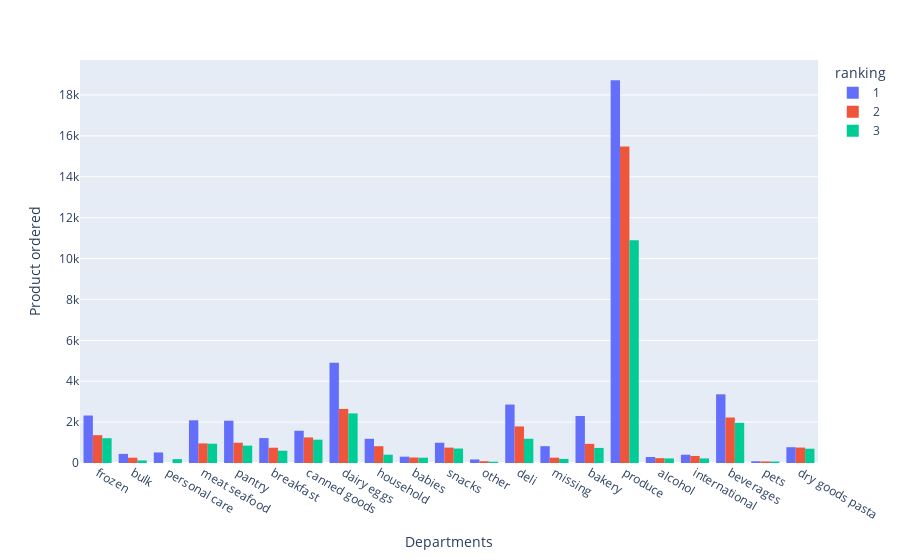

Notebook code cell kept with this figure:
### Code cell
# Bar plot viz

import plotly.express as px
import plotly.graph_objects as go

Q2_df_pd = Q2_df.toPandas()
fig = px.histogram(Q2_df_pd,
             x="department",
             y="order_count",
             barmode='group',
            color='ranking',
            hover_name="product_name")
fig.update_layout(xaxis_title='Departments', yaxis_title='Product ordered')
fig.show()

### Figure 1 — Plotly figure (JSON) as saved in the notebook; plotly's stock layout.template omitted (floating-point values rounded to 4 significant figures)
{"data": [{"alignmentgroup": "True", "bingroup": "x", "histfunc": "sum", "hovertemplate": "ranking=1<br>department=%{x}<br>sum of order_count=%{y}<extra></extra>", "legendgroup": "1", "marker": {"color": "#636efa", "pattern": {"shape": ""}}, "name": "1", "offsetgroup": "1", "orientation": "v", "showlegend": true, "type": "histogram", "x": ["frozen", "bulk", "personal care", "personal care", "meat seafood", "pantry", "breakfast", "canned goods", "dairy eggs", "household", "babies", "snacks", "other", "deli", "missing", "bakery", "produce", "alcohol", "international", "beverages", "pets", "dry goods pasta"], "xaxis": "x", "y": [2323, 446, 258, 258, 2088, 2068, 1218, 1576, 4908, 1183, 310, 991, 174, 2858, 823, 2298, 18726, 295, 405, 3359, 84, 772], "yaxis": "y"}, {"alignmentgroup": "True", "bingroup": "x", "histfunc": "sum", "hovertemplate": "ranking=2<br>department=%{x}<br>sum of order_count=%{y}<extra></extra>", "legendgroup": "2", "marker": {"color": "#EF553B", "pattern": {"shape": ""}}, "name": "2", "offsetgroup": "2", "orientation": "v", "showlegend": true, "type": "histogram", "x": ["frozen", "bulk", "meat seafood", "pantry", "breakfast", "canned goods", "dairy eggs", "household", "babies", "snacks", "other", "deli", "missing", "bakery", "produce", "alcohol", "international", "beverages", "pets", "dry goods pasta"], "xaxis": "x", "y": [1361, 259, 958, 991, 747, 1250, 2646, 821, 268, 753, 86, 1788, 261, 938, 15480, 237, 345, 2225, 76, 754], "yaxis": "y"}, {"alignmentgroup": "True", "bingroup": "x", "histfunc": "sum", "hovertemplate": "ranking=3<br>department=%{x}<br>sum of order_count=%{y}<extra></extra>", "legendgroup": "3", "marker": {"color": "#00cc96", "pattern": {"shape": ""}}, "name": "3", "offsetgroup": "3", "orientation": "v", "showlegend": true, "type": "histogram", "x": ["frozen", "bulk", "personal care", "meat seafood", "pantry", "breakfast", "canned goods", "dairy eggs", "household", "babies", "snacks", "other", "deli", "missing", "bakery", "produce", "alcohol", "international", "beverages", "pets", "dry goods pasta"], "xaxis": "x", "y": [1213, 125, 191, 943, 850, 600, 1141, 2424, 407, 259, 707, 62, 1186, 200, 738, 10894, 224, 224, 1966, 73, 699], "yaxis": "y"}], "layout": {"autosize": true, "barmode": "group", "legend": {"title": {"text": "ranking"}, "tracegroupgap": 0}, "margin": {"t": 60}, "xaxis": {"anchor": "y", "autorange": true, "domain": [0, 1], "range": [-0.5, 20.5], "title": {"text": "Departments"}, "type": "category"}, "yaxis": {"anchor": "x", "autorange": true, "domain": [0, 1], "range": [0, 19710.0], "title": {"text": "Product ordered"}, "type": "linear"}}}
